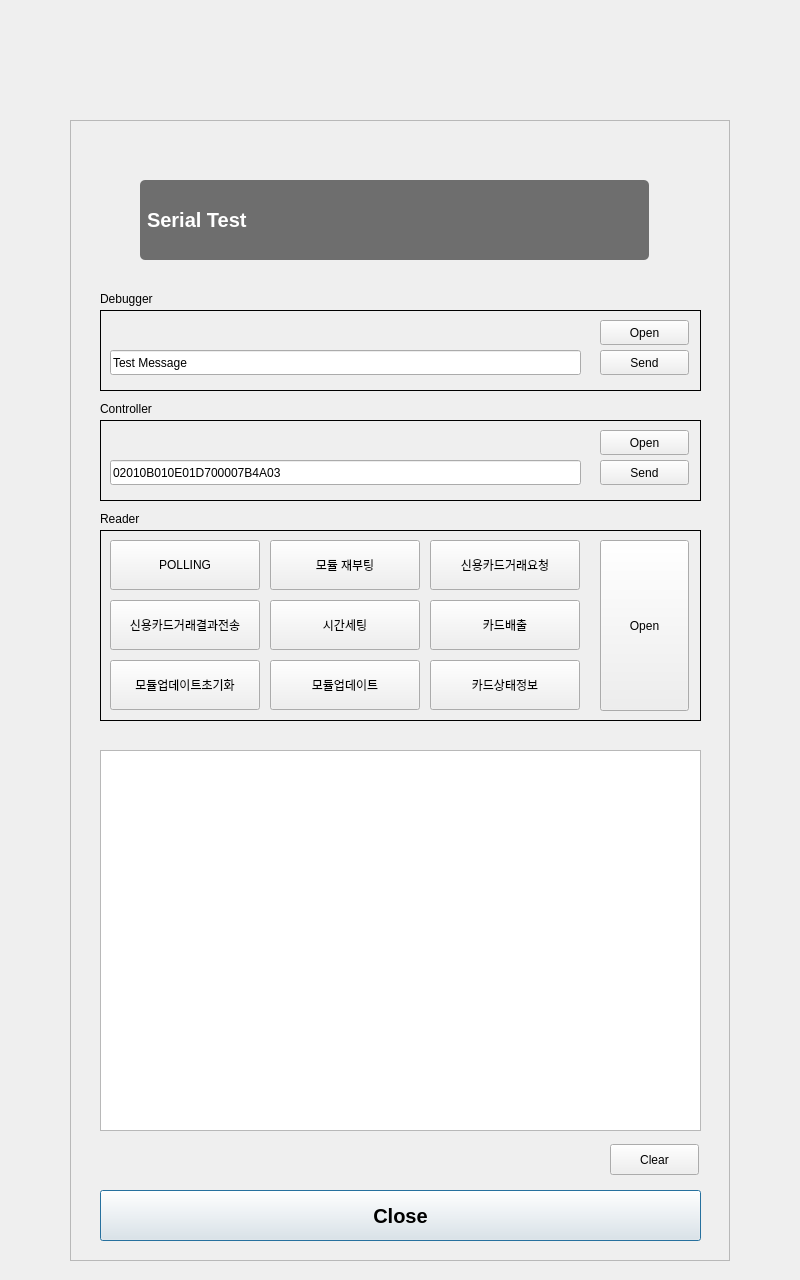
<?xml version="1.0" encoding="UTF-8"?>
<ui version="4.0">
 <class>RepairTestSerialDialog</class>
 <widget class="QDialog" name="RepairTestSerialDialog">
  <property name="geometry">
   <rect>
    <x>0</x>
    <y>0</y>
    <width>800</width>
    <height>1280</height>
   </rect>
  </property>
  <property name="windowTitle">
   <string>Dialog</string>
  </property>
  <widget class="QFrame" name="frame">
   <property name="geometry">
    <rect>
     <x>70</x>
     <y>120</y>
     <width>660</width>
     <height>1141</height>
    </rect>
   </property>
   <property name="frameShape">
    <enum>QFrame::StyledPanel</enum>
   </property>
   <property name="frameShadow">
    <enum>QFrame::Raised</enum>
   </property>
   <widget class="QLabel" name="label">
    <property name="geometry">
     <rect>
      <x>70</x>
      <y>60</y>
      <width>509</width>
      <height>80</height>
     </rect>
    </property>
    <property name="sizePolicy">
     <sizepolicy hsizetype="Preferred" vsizetype="Fixed">
      <horstretch>0</horstretch>
      <verstretch>0</verstretch>
     </sizepolicy>
    </property>
    <property name="minimumSize">
     <size>
      <width>0</width>
      <height>80</height>
     </size>
    </property>
    <property name="styleSheet">
     <string notr="true">QLabel{
border-radius:5px;
padding: 2px;
background-color: #6E6E6E;
font: bold 20px;
color:white;
qproperty-alignment: AlignCenter;
}
</string>
    </property>
    <property name="text">
     <string>Serial Test</string>
    </property>
   </widget>
   <widget class="QPushButton" name="pushButton_3">
    <property name="geometry">
     <rect>
      <x>30</x>
      <y>1070</y>
      <width>601</width>
      <height>51</height>
     </rect>
    </property>
    <property name="minimumSize">
     <size>
      <width>0</width>
      <height>0</height>
     </size>
    </property>
    <property name="styleSheet">
     <string notr="true">QPushButton{
	font: bold 20px;
}</string>
    </property>
    <property name="text">
     <string>Close</string>
    </property>
   </widget>
   <widget class="QFrame" name="frame_2">
    <property name="geometry">
     <rect>
      <x>30</x>
      <y>300</y>
      <width>601</width>
      <height>81</height>
     </rect>
    </property>
    <property name="styleSheet">
     <string notr="true">#frame_2{
/*
	border-style:outset;
*/
	border: 1px solid black;
}</string>
    </property>
    <property name="frameShape">
     <enum>QFrame::StyledPanel</enum>
    </property>
    <property name="frameShadow">
     <enum>QFrame::Raised</enum>
    </property>
    <widget class="QPushButton" name="pushButton_4">
     <property name="geometry">
      <rect>
       <x>500</x>
       <y>10</y>
       <width>89</width>
       <height>25</height>
      </rect>
     </property>
     <property name="text">
      <string>Open</string>
     </property>
    </widget>
    <widget class="QLineEdit" name="lineEdit_2">
     <property name="geometry">
      <rect>
       <x>10</x>
       <y>40</y>
       <width>471</width>
       <height>25</height>
      </rect>
     </property>
     <property name="text">
      <string>02010B010E01D700007B4A03</string>
     </property>
    </widget>
    <widget class="QPushButton" name="pushButton_5">
     <property name="geometry">
      <rect>
       <x>500</x>
       <y>40</y>
       <width>89</width>
       <height>25</height>
      </rect>
     </property>
     <property name="text">
      <string>Send</string>
     </property>
    </widget>
   </widget>
   <widget class="QFrame" name="frame_3">
    <property name="geometry">
     <rect>
      <x>30</x>
      <y>410</y>
      <width>601</width>
      <height>191</height>
     </rect>
    </property>
    <property name="styleSheet">
     <string notr="true">QFrame{
	border: 1px solid black
}</string>
    </property>
    <property name="frameShape">
     <enum>QFrame::StyledPanel</enum>
    </property>
    <property name="frameShadow">
     <enum>QFrame::Raised</enum>
    </property>
    <widget class="QPushButton" name="pushButton_6">
     <property name="geometry">
      <rect>
       <x>500</x>
       <y>10</y>
       <width>89</width>
       <height>171</height>
      </rect>
     </property>
     <property name="text">
      <string>Open</string>
     </property>
    </widget>
    <widget class="QPushButton" name="pushButton_7">
     <property name="geometry">
      <rect>
       <x>10</x>
       <y>10</y>
       <width>150</width>
       <height>50</height>
      </rect>
     </property>
     <property name="text">
      <string>POLLING</string>
     </property>
    </widget>
    <widget class="QPushButton" name="pushButton_8">
     <property name="geometry">
      <rect>
       <x>170</x>
       <y>10</y>
       <width>150</width>
       <height>50</height>
      </rect>
     </property>
     <property name="text">
      <string>모듈 재부팅</string>
     </property>
    </widget>
    <widget class="QPushButton" name="pushButton_9">
     <property name="geometry">
      <rect>
       <x>330</x>
       <y>10</y>
       <width>150</width>
       <height>50</height>
      </rect>
     </property>
     <property name="text">
      <string>신용카드거래요청</string>
     </property>
    </widget>
    <widget class="QPushButton" name="pushButton_10">
     <property name="geometry">
      <rect>
       <x>10</x>
       <y>70</y>
       <width>150</width>
       <height>50</height>
      </rect>
     </property>
     <property name="text">
      <string>신용카드거래결과전송</string>
     </property>
    </widget>
    <widget class="QPushButton" name="pushButton_11">
     <property name="geometry">
      <rect>
       <x>170</x>
       <y>70</y>
       <width>150</width>
       <height>50</height>
      </rect>
     </property>
     <property name="text">
      <string>시간세팅</string>
     </property>
    </widget>
    <widget class="QPushButton" name="pushButton_12">
     <property name="geometry">
      <rect>
       <x>330</x>
       <y>70</y>
       <width>150</width>
       <height>50</height>
      </rect>
     </property>
     <property name="text">
      <string>카드배출</string>
     </property>
    </widget>
    <widget class="QPushButton" name="pushButton_13">
     <property name="geometry">
      <rect>
       <x>10</x>
       <y>130</y>
       <width>150</width>
       <height>50</height>
      </rect>
     </property>
     <property name="text">
      <string>모듈업데이트초기화</string>
     </property>
    </widget>
    <widget class="QPushButton" name="pushButton_14">
     <property name="geometry">
      <rect>
       <x>170</x>
       <y>130</y>
       <width>150</width>
       <height>50</height>
      </rect>
     </property>
     <property name="text">
      <string>모듈업데이트</string>
     </property>
    </widget>
    <widget class="QPushButton" name="pushButton_15">
     <property name="geometry">
      <rect>
       <x>330</x>
       <y>130</y>
       <width>150</width>
       <height>50</height>
      </rect>
     </property>
     <property name="text">
      <string>카드상태정보</string>
     </property>
    </widget>
   </widget>
   <widget class="QTextEdit" name="textEdit">
    <property name="geometry">
     <rect>
      <x>30</x>
      <y>630</y>
      <width>601</width>
      <height>381</height>
     </rect>
    </property>
   </widget>
   <widget class="QLabel" name="label_2">
    <property name="geometry">
     <rect>
      <x>30</x>
      <y>280</y>
      <width>81</width>
      <height>17</height>
     </rect>
    </property>
    <property name="text">
     <string>Controller</string>
    </property>
   </widget>
   <widget class="QLabel" name="label_3">
    <property name="geometry">
     <rect>
      <x>30</x>
      <y>390</y>
      <width>67</width>
      <height>17</height>
     </rect>
    </property>
    <property name="text">
     <string>Reader</string>
    </property>
   </widget>
   <widget class="QLabel" name="label_4">
    <property name="geometry">
     <rect>
      <x>30</x>
      <y>170</y>
      <width>81</width>
      <height>17</height>
     </rect>
    </property>
    <property name="text">
     <string>Debugger</string>
    </property>
   </widget>
   <widget class="QFrame" name="frame_4">
    <property name="geometry">
     <rect>
      <x>30</x>
      <y>190</y>
      <width>601</width>
      <height>81</height>
     </rect>
    </property>
    <property name="styleSheet">
     <string notr="true">#frame_4{
/*
	border-style:outset;
*/
	border: 1px solid black;
}</string>
    </property>
    <property name="frameShape">
     <enum>QFrame::StyledPanel</enum>
    </property>
    <property name="frameShadow">
     <enum>QFrame::Raised</enum>
    </property>
    <widget class="QPushButton" name="pushButton">
     <property name="geometry">
      <rect>
       <x>500</x>
       <y>10</y>
       <width>89</width>
       <height>25</height>
      </rect>
     </property>
     <property name="text">
      <string>Open</string>
     </property>
    </widget>
    <widget class="QLineEdit" name="lineEdit">
     <property name="geometry">
      <rect>
       <x>10</x>
       <y>40</y>
       <width>471</width>
       <height>25</height>
      </rect>
     </property>
     <property name="text">
      <string>Test Message</string>
     </property>
    </widget>
    <widget class="QPushButton" name="pushButton_2">
     <property name="geometry">
      <rect>
       <x>500</x>
       <y>40</y>
       <width>89</width>
       <height>25</height>
      </rect>
     </property>
     <property name="text">
      <string>Send</string>
     </property>
    </widget>
   </widget>
   <widget class="QPushButton" name="pushButton_16">
    <property name="geometry">
     <rect>
      <x>540</x>
      <y>1024</y>
      <width>89</width>
      <height>31</height>
     </rect>
    </property>
    <property name="text">
     <string>Clear</string>
    </property>
   </widget>
  </widget>
 </widget>
 <resources/>
 <connections/>
</ui>
